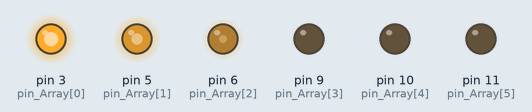
Simulated run of this sketch. Board: Arduino Uno, built with avr-gcc and run on an emulated ATmega328P. Parts: output pins drawn as LEDs (lit = HIGH). What the sketch prints to the serial monitor is not drawn.

Above: at 0.05 s.
At 0.15 s:
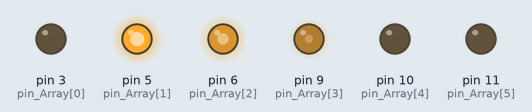
At 0.25 s:
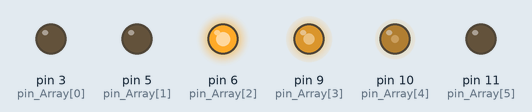
At 0.5 s:
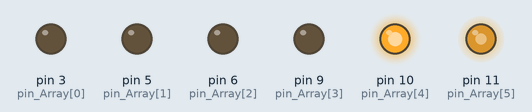
At 0.75 s:
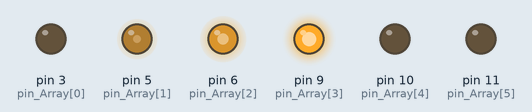
At 1.0 s:
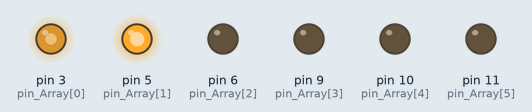
Timing chart, 0 to 3.0 s (numbered marks = the images above):
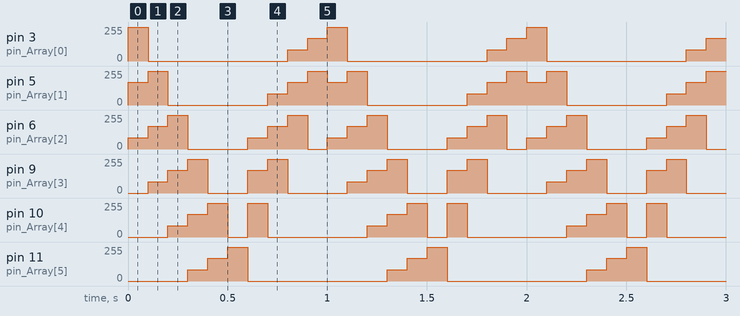

The sketch:

Project_Advanced_Larson_Scanner_without_ShiftRegister.ino
```cpp
int i = 0;
int pin_Array[] = {3, 5, 6, 9, 10, 11};

void setup()
{
  for (int j = 0; j < 6; j++) {
    pinMode(pin_Array[j], OUTPUT);
  }

  Serial.begin(9600);
  Serial.println("Arduino OK");
}

void loop()
{
  for (i = 0; i < 6; i++)
  {
    analogWrite(pin_Array[i], 255);
    if (i<4){
    analogWrite(pin_Array[i+1], 172);
    analogWrite(pin_Array[i+2], 86);
    }
    else if (i<5){
    analogWrite(pin_Array[i+1], 172);
    }
    else;
    delay(100);
    analogWrite(pin_Array[i], 0);
    analogWrite(pin_Array[i+1], 0);
    analogWrite(pin_Array[i+2], 0);
  }

  for (i = 4; i >= 1; i--)
  {
    analogWrite(pin_Array[i], 255);
    if (i>1){
    analogWrite(pin_Array[i-1], 172);
    analogWrite(pin_Array[i-2], 86);
    }
    else if (i>0){
    analogWrite(pin_Array[i-1], 172);
    }
    else;
    delay(100);
    analogWrite(pin_Array[i], 0);
    analogWrite(pin_Array[i-1], 0);
    analogWrite(pin_Array[i-2], 0);
  }
}
```

Measured:
- by itself, pin 3 (pin_Array[0]): repeats every 1.0 s: 0/255 0.70 s, 86/255 0.10 s, 172/255 0.10 s, 255/255 0.10 s
- by itself, pin 5 (pin_Array[1]): repeats every 1.0 s: 255/255 0.10 s, 0/255 0.50 s, 86/255 0.10 s, 172/255 0.10 s, 255/255 0.10 s, 172/255 0.10 s
- by itself, pin 10 (pin_Array[4]): repeats every 1.0 s: 172/255 0.10 s, 255/255 0.10 s, 0/255 0.10 s, 255/255 0.10 s, 0/255 0.50 s, 86/255 0.10 s
- by itself, pin 11 (pin_Array[5]): repeats every 1.0 s: 172/255 0.10 s, 255/255 0.10 s, 0/255 0.70 s, 86/255 0.10 s
- by itself, pin 9 (pin_Array[3]): repeats every 1.0 s: 172/255 0.10 s, 255/255 0.10 s, 0/255 0.20 s, 172/255 0.10 s, 255/255 0.10 s, 0/255 0.30 s, 86/255 0.10 s
- by itself, pin 6 (pin_Array[2]): repeats every 1.0 s: 172/255 0.10 s, 255/255 0.10 s, 0/255 0.30 s, 86/255 0.10 s, 172/255 0.10 s, 255/255 0.10 s, 0/255 0.10 s, 86/255 0.10 s
